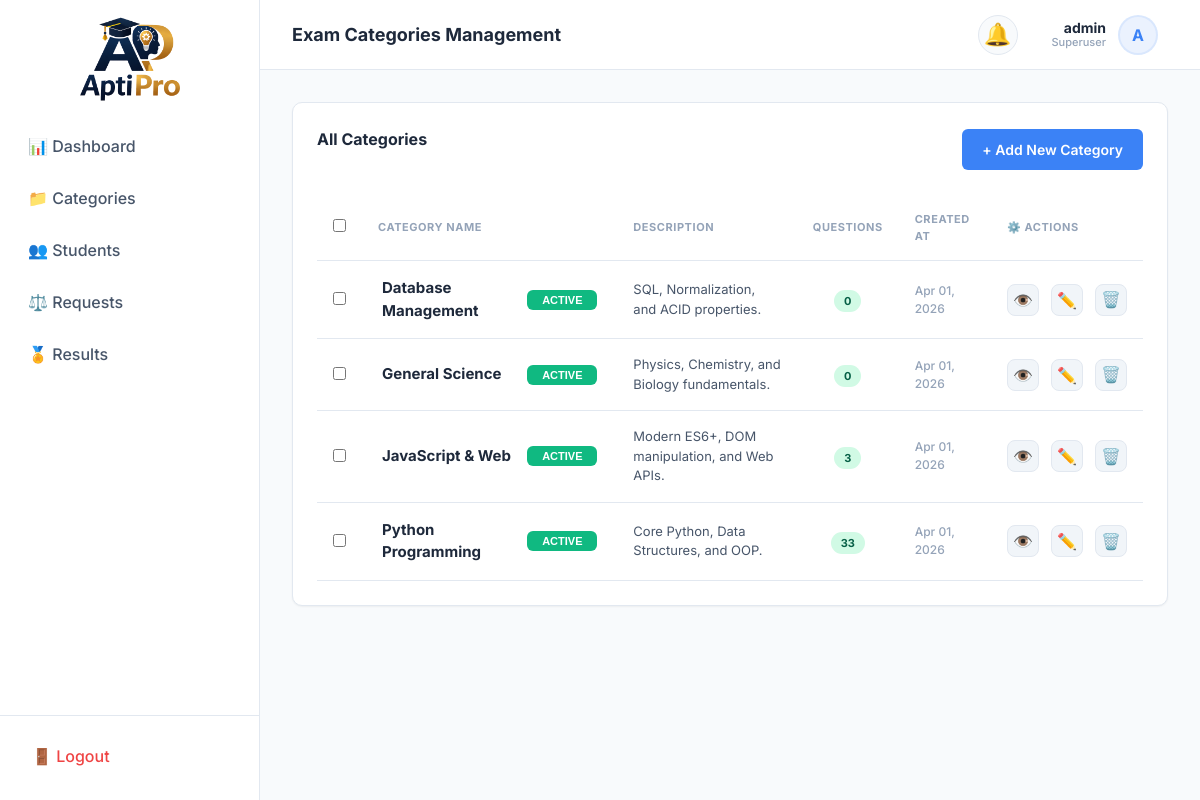
Page /admin-panel/categories/ (signed in) on the earlier database version.
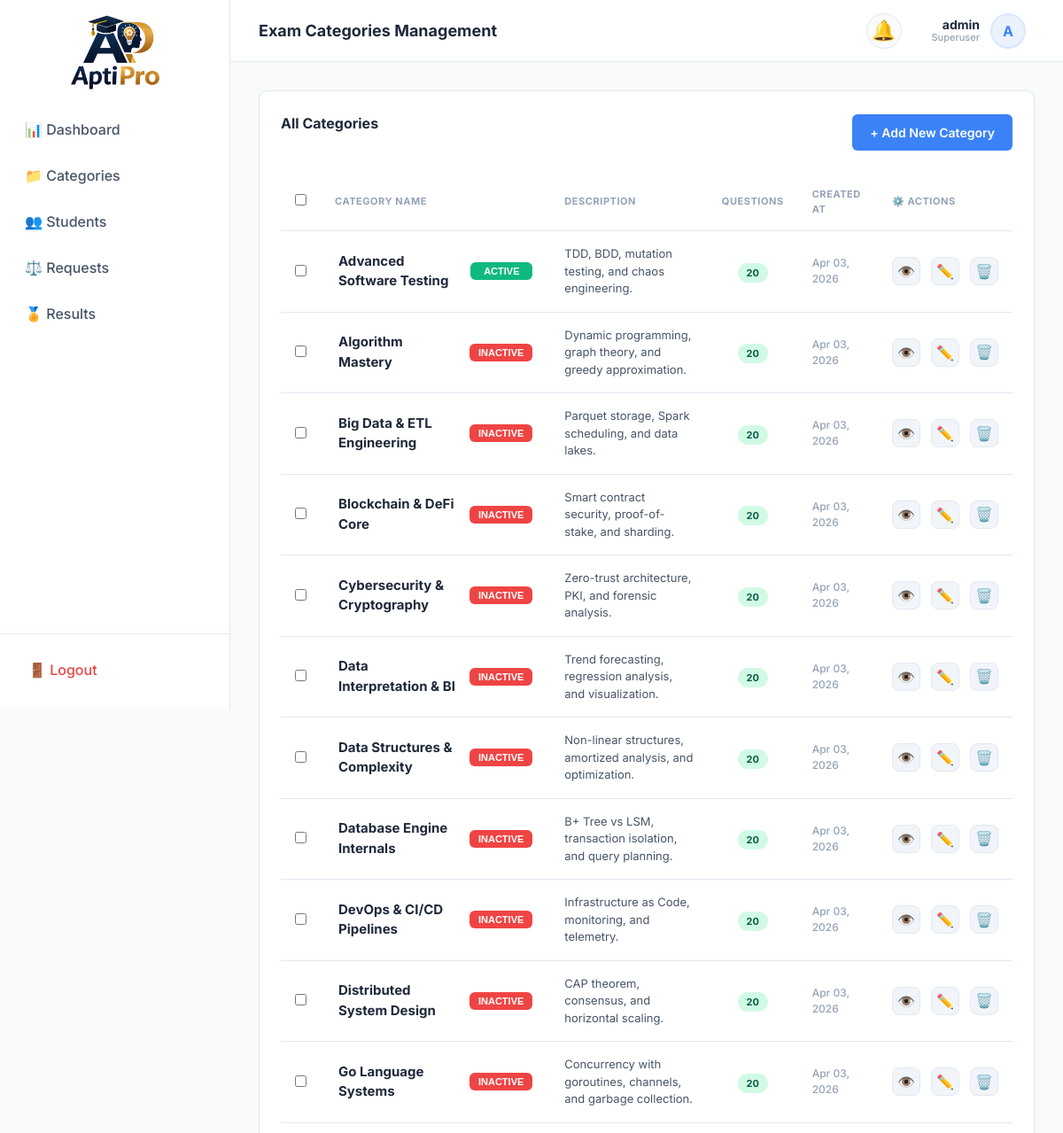
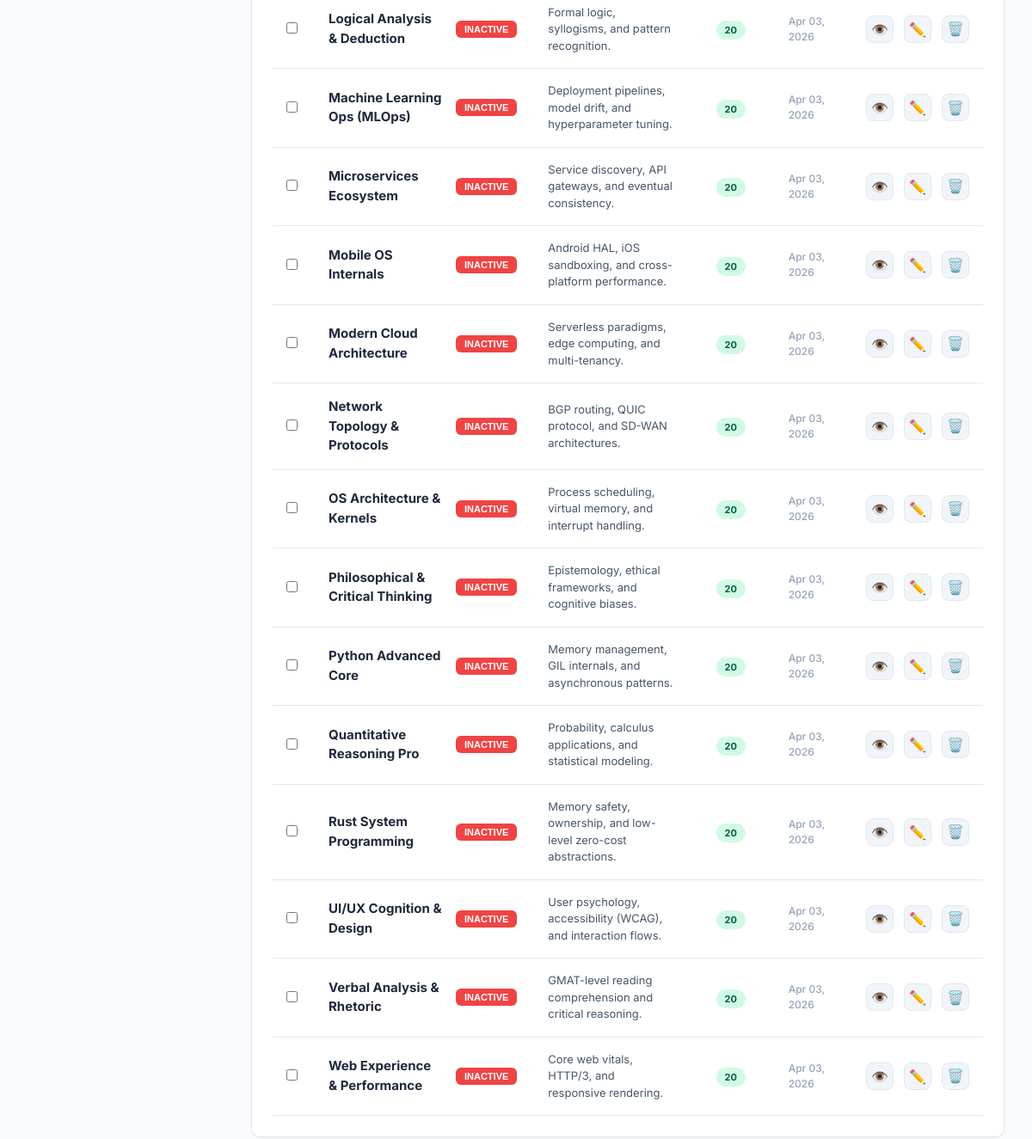
Same page on the later database version (2 pictures, top to bottom).
### exams/models.py (models this page shows, shortened)
class Category(models.Model):
    name = models.CharField(
        max_length=100,
        unique=True,
        db_index=True,
        help_text='Name of the exam category.'
    )
    description = models.TextField(
        blank=True,
        help_text='Brief overview of what this category covers.'
    )
    created_at = models.DateTimeField(auto_now_add=True, db_index=True)
    is_active = models.BooleanField(
        default=True,
        db_index=True,
        help_text='Whether this category is visible to students.'
    )
    class Meta:
        verbose_name = 'Category'
        verbose_name_plural = 'Categories'
        ordering = ['name']
        indexes = [
            models.Index(fields=['name'], name='idx_cat_name'),
            models.Index(fields=['-created_at'], name='idx_cat_created'),
        ]

### exams/views.py (the view)
# urls.py: path('admin-panel/categories/', views.AdminCategoriesView.as_view(), name='admin_categories'),
class AdminCategoriesView(SuperuserRequiredMixin, ListView):
    template_name = 'exams/admin/categories.html'
    context_object_name = 'categories'
    def get_queryset(self):
        return Category.objects.annotate(
            q_count=Count('questions')
        ).order_by('name')

### exams/mixins.py (called while the page is built)
    def test_func(self):
        return self.request.user.is_superuser

### exams/models.py (called while the page is built)
    @property
    def name(self):
        if self.first_name and self.last_name:
            return f"{self.first_name} {self.last_name}"
        return self.first_name or self.username

### templates/exams/admin/categories.html (shortened to what this page needs)
{% extends 'base.html' %}
{% load static %}
{% block page_title %}Exam Categories Management{% endblock %}
{% block content %}
<div class="card">
  <div style="display: flex; align-items: center; justify-content: space-between; margin-bottom: 24px;">
    <div class="card-title">All Categories</div>
    <a href="{% url 'admin_add_category' %}" class="btn btn-primary">+ Add New Category</a>
  </div>
  <form id="bulk-delete-form" action="{% url 'admin_bulk_delete_categories' %}" method="POST"
        onsubmit="confirmAction({event: event, title: 'Delete Selected Categories?', text: 'All questions inside these categories will also be permanently deleted.', confirmButtonText: 'Yes, Delete All', callback: () => this.submit()});">
    <div class="table-container">
      <table class="data-table">
        <thead>
          <tr>
            <th style="width: 40px;"><input type="checkbox" id="select-all"></th>
            <th>Category Name</th>
            <th>Description</th>
            <th>Questions</th>
            <th>Created At</th>
            <th>⚙️ Actions</th>
          </tr>
        </thead>
        <tbody>
          {% for category in categories %}
            <tr>
              <td><input type="checkbox" name="selected_ids" value="{{ category.id }}" class="record-checkbox"></td>
              <td style="padding: 16px 20px;">
                <div style="display: flex; align-items: center; justify-content: space-between; gap: 16px; min-width: 200px;">
                  <span style="font-weight: 700; color: var(--text-primary); font-size: 15px;">{{ category.name }}</span>
                  <form action="{% url 'admin_toggle_category' category.pk %}" method="POST" style="display: inline; line-height: 1;">
                    <button type="submit" class="btn btn-sm {% if category.is_active %}btn-success{% else %}btn-danger{% endif %}"
                            style="padding: 4px 10px; font-size: 11px; font-weight: 700; border-radius: 6px; min-width: 70px; text-transform: uppercase; border: none; cursor: pointer; transition: all 0.2s;">
                      {% if category.is_active %}Active{% else %}Inactive{% endif %}
                    </button>
                  </form>
                </div>
              </td>
              <td style="font-size: 13px; color: var(--text-secondary); line-height: 1.5;">{{ category.description|truncatewords:10 }}</td>
              <td style="text-align: center;">
                <span class="badge badge-approved" style="padding: 4px 10px; border-radius: 20px;" title="Total Questions">{{ category.q_count }}</span>
              </td>
              <td style="font-size: 12px; font-weight: 500; color: var(--text-muted);">{{ category.created_at|date:"M d, Y" }}</td>
              <td>
                <div style="display: flex; gap: 12px; align-items: center; justify-content: flex-start;">
                  <a href="{% url 'admin_category_detail' category.pk %}" class="btn-action btn-view" title="View Category Details">👁️</a>
                  <a href="{% url 'admin_edit_category' category.pk %}" class="btn-action btn-edit" title="Edit Category">✏️</a>
                  <form action="{% url 'admin_delete_category' category.pk %}" method="POST"
                        onsubmit="confirmAction({event: event, title: 'Delete Category?', text: 'All questions inside this category will be permanently deleted.', confirmButtonText: 'Yes, Delete It', callback: () => this.submit()});" style="display: inline;">
                    <button type="submit" class="btn-action btn-delete" title="Delete Category">🗑️</button>
                  </form>
                </div>
              </td>
            </tr>
          {% empty %}
            <tr>
              <td colspan="6" style="text-align: center; color: var(--text-muted); padding: 48px;">
                No categories found. Start by creating your first category.
              </td>
            </tr>
          {% endfor %}
        </tbody>
      </table>
    </div>
  </form>
</div>
{% endblock %}

Differences in the rows shown:
removed Category: name "Database Management", is_active "ACTIVE", description "SQL, Normalization, and ACID properties.", q_count "0", created_at "Apr 01, 2026"
removed Category: name "General Science", is_active "ACTIVE", description "Physics, Chemistry, and Biology fundamentals.", q_count "0", created_at "Apr 01, 2026"
removed Category: name "JavaScript & Web", is_active "ACTIVE", description "Modern ES6+, DOM manipulation, and Web APIs.", q_count "3", created_at "Apr 01, 2026"
removed Category: name "Python Programming", is_active "ACTIVE", description "Core Python, Data Structures, and OOP.", q_count "33", created_at "Apr 01, 2026"
added Category: name "Advanced Software Testing", is_active "ACTIVE", description "TDD, BDD, mutation testing, and chaos engineering.", q_count "20", created_at "Apr 03, 2026"
added Category: name "Algorithm Mastery", is_active "INACTIVE", description "Dynamic programming, graph theory, and greedy approximation.", q_count "20", created_at "Apr 03, 2026"
added Category: name "Big Data & ETL Engineering", is_active "INACTIVE", description "Parquet storage, Spark scheduling, and data lakes.", q_count "20", created_at "Apr 03, 2026"
added Category: name "Blockchain & DeFi Core", is_active "INACTIVE", description "Smart contract security, proof-of-stake, and sharding.", q_count "20", created_at "Apr 03, 2026"
added Category: name "Cybersecurity & Cryptography", is_active "INACTIVE", description "Zero-trust architecture, PKI, and forensic analysis.", q_count "20", created_at "Apr 03, 2026"
added Category: name "Data Interpretation & BI", is_active "INACTIVE", description "Trend forecasting, regression analysis, and visualization.", q_count "20", created_at "Apr 03, 2026"
added Category: name "Data Structures & Complexity", is_active "INACTIVE", description "Non-linear structures, amortized analysis, and optimization.", q_count "20", created_at "Apr 03, 2026"
added Category: name "Database Engine Internals", is_active "INACTIVE", description "B+ Tree vs LSM, transaction isolation, and query planning.", q_count "20", created_at "Apr 03, 2026"
added Category: name "DevOps & CI/CD Pipelines", is_active "INACTIVE", description "Infrastructure as Code, monitoring, and telemetry.", q_count "20", created_at "Apr 03, 2026"
added Category: name "Distributed System Design", is_active "INACTIVE", description "CAP theorem, consensus, and horizontal scaling.", q_count "20", created_at "Apr 03, 2026"
added Category: name "Go Language Systems", is_active "INACTIVE", description "Concurrency with goroutines, channels, and garbage collection.", q_count "20", created_at "Apr 03, 2026"
added Category: name "Logical Analysis & Deduction", is_active "INACTIVE", description "Formal logic, syllogisms, and pattern recognition.", q_count "20", created_at "Apr 03, 2026"
added Category: name "Machine Learning Ops (MLOps)", is_active "INACTIVE", description "Deployment pipelines, model drift, and hyperparameter tuning.", q_count "20", created_at "Apr 03, 2026"
added Category: name "Microservices Ecosystem", is_active "INACTIVE", description "Service discovery, API gateways, and eventual consistency.", q_count "20", created_at "Apr 03, 2026"
added Category: name "Mobile OS Internals", is_active "INACTIVE", description "Android HAL, iOS sandboxing, and cross-platform performance.", q_count "20", created_at "Apr 03, 2026"
added Category: name "Modern Cloud Architecture", is_active "INACTIVE", description "Serverless paradigms, edge computing, and multi-tenancy.", q_count "20", created_at "Apr 03, 2026"
added Category: name "Network Topology & Protocols", is_active "INACTIVE", description "BGP routing, QUIC protocol, and SD-WAN architectures.", q_count "20", created_at "Apr 03, 2026"
added Category: name "OS Architecture & Kernels", is_active "INACTIVE", description "Process scheduling, virtual memory, and interrupt handling.", q_count "20", created_at "Apr 03, 2026"
added Category: name "Philosophical & Critical Thinking", is_active "INACTIVE", description "Epistemology, ethical frameworks, and cognitive biases.", q_count "20", created_at "Apr 03, 2026"
added Category: name "Python Advanced Core", is_active "INACTIVE", description "Memory management, GIL internals, and asynchronous patterns.", q_count "20", created_at "Apr 03, 2026"
added Category: name "Quantitative Reasoning Pro", is_active "INACTIVE", description "Probability, calculus applications, and statistical modeling.", q_count "20", created_at "Apr 03, 2026"
added Category: name "Rust System Programming", is_active "INACTIVE", description "Memory safety, ownership, and low-level zero-cost abstractions.", q_count "20", created_at "Apr 03, 2026"
added Category: name "UI/UX Cognition & Design", is_active "INACTIVE", description "User psychology, accessibility (WCAG), and interaction flows.", q_count "20", created_at "Apr 03, 2026"
added Category: name "Verbal Analysis & Rhetoric", is_active "INACTIVE", description "GMAT-level reading comprehension and critical reasoning.", q_count "20", created_at "Apr 03, 2026"
added Category: name "Web Experience & Performance", is_active "INACTIVE", description "Core web vitals, HTTP/3, and responsive rendering.", q_count "20", created_at "Apr 03, 2026"
